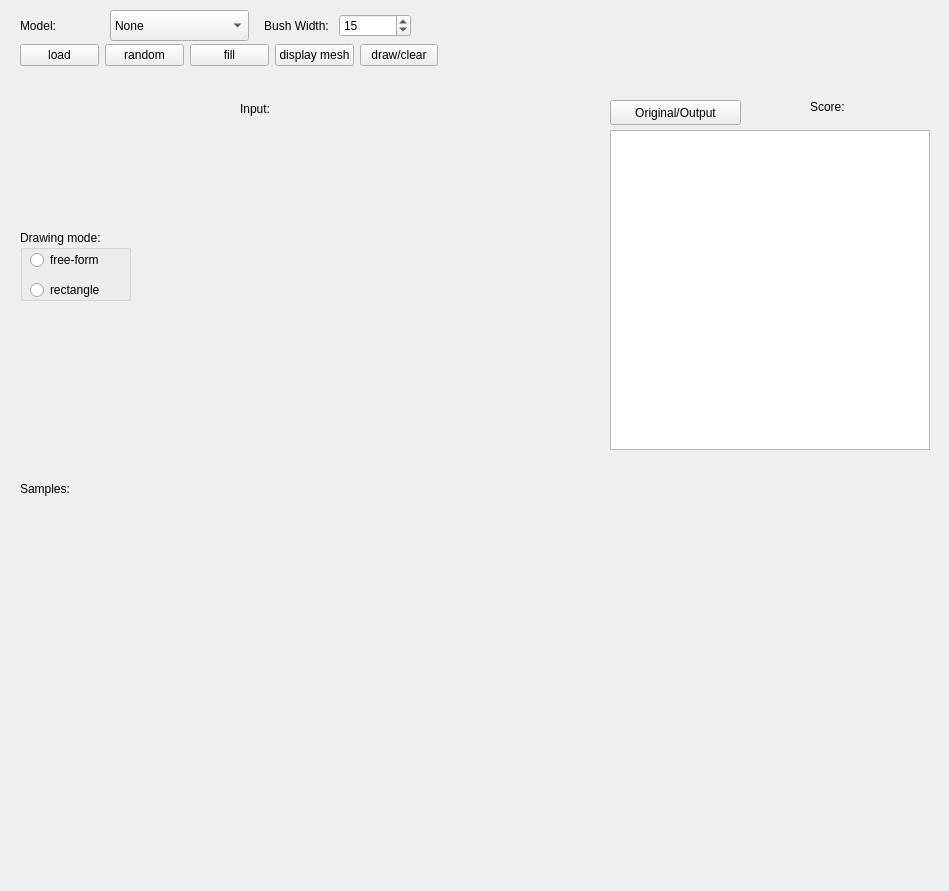
<?xml version="1.0" encoding="UTF-8"?>
<ui version="4.0">
 <class>Form</class>
 <widget class="QWidget" name="Form">
  <property name="geometry">
   <rect>
    <x>0</x>
    <y>0</y>
    <width>949</width>
    <height>891</height>
   </rect>
  </property>
  <property name="windowTitle">
   <string>Form</string>
  </property>
  <widget class="QGraphicsView" name="graphicsView_2">
   <property name="geometry">
    <rect>
     <x>610</x>
     <y>130</y>
     <width>320</width>
     <height>320</height>
    </rect>
   </property>
  </widget>
  <widget class="QLabel" name="label_4">
   <property name="geometry">
    <rect>
     <x>240</x>
     <y>100</y>
     <width>67</width>
     <height>17</height>
    </rect>
   </property>
   <property name="text">
    <string>Input:</string>
   </property>
  </widget>
  <widget class="QWidget" name="layoutWidget">
   <property name="geometry">
    <rect>
     <x>20</x>
     <y>10</y>
     <width>229</width>
     <height>31</height>
    </rect>
   </property>
   <layout class="QHBoxLayout" name="horizontalLayout">
    <item>
     <widget class="QLabel" name="label_3">
      <property name="text">
       <string>Model:</string>
      </property>
     </widget>
    </item>
    <item>
     <widget class="QComboBox" name="comboBox">
      <property name="sizePolicy">
       <sizepolicy hsizetype="Preferred" vsizetype="Preferred">
        <horstretch>0</horstretch>
        <verstretch>0</verstretch>
       </sizepolicy>
      </property>
      <item>
       <property name="text">
        <string>None</string>
       </property>
      </item>
      <item>
       <property name="text">
        <string>cape_1</string>
       </property>
      </item>
      <item>
       <property name="text">
        <string>CelebA-HQ-center</string>
       </property>
      </item>
      <item>
       <property name="text">
        <string>Paris-center</string>
       </property>
      </item>
      <item>
       <property name="text">
        <string>ImageNet-center</string>
       </property>
      </item>
      <item>
       <property name="text">
        <string>Places2-center</string>
       </property>
      </item>
      <item>
       <property name="text">
        <string>CelebA-HQ-random</string>
       </property>
      </item>
      <item>
       <property name="text">
        <string>Paris-random</string>
       </property>
      </item>
      <item>
       <property name="text">
        <string>ImageNet-random</string>
       </property>
      </item>
      <item>
       <property name="text">
        <string>Places2-random</string>
       </property>
      </item>
     </widget>
    </item>
   </layout>
  </widget>
  <widget class="QWidget" name="layoutWidget">
   <property name="geometry">
    <rect>
     <x>260</x>
     <y>10</y>
     <width>151</width>
     <height>31</height>
    </rect>
   </property>
   <layout class="QHBoxLayout" name="horizontalLayout_2">
    <item>
     <widget class="QLabel" name="label_2">
      <property name="text">
       <string>Bush Width:</string>
      </property>
      <property name="alignment">
       <set>Qt::AlignCenter</set>
      </property>
     </widget>
    </item>
    <item>
     <widget class="QSpinBox" name="spinBox">
      <property name="minimum">
       <number>3</number>
      </property>
      <property name="maximum">
       <number>40</number>
      </property>
      <property name="singleStep">
       <number>2</number>
      </property>
      <property name="value">
       <number>15</number>
      </property>
     </widget>
    </item>
   </layout>
  </widget>
  <widget class="QStackedWidget" name="stackedWidget">
   <property name="geometry">
    <rect>
     <x>240</x>
     <y>130</y>
     <width>320</width>
     <height>320</height>
    </rect>
   </property>
   <property name="currentIndex">
    <number>1</number>
   </property>
   <widget class="QWidget" name="page_3"/>
   <widget class="QWidget" name="page_4"/>
  </widget>
  <widget class="QGroupBox" name="groupBox">
   <property name="geometry">
    <rect>
     <x>20</x>
     <y>230</y>
     <width>111</width>
     <height>71</height>
    </rect>
   </property>
   <property name="title">
    <string>Drawing mode:</string>
   </property>
   <widget class="QRadioButton" name="radioButton">
    <property name="geometry">
     <rect>
      <x>10</x>
      <y>20</y>
      <width>91</width>
      <height>20</height>
     </rect>
    </property>
    <property name="text">
     <string>free-form</string>
    </property>
   </widget>
   <widget class="QRadioButton" name="radioButton_2">
    <property name="geometry">
     <rect>
      <x>10</x>
      <y>50</y>
      <width>91</width>
      <height>20</height>
     </rect>
    </property>
    <property name="text">
     <string>rectangle</string>
    </property>
   </widget>
  </widget>
  <widget class="QPushButton" name="pushButton_6">
   <property name="geometry">
    <rect>
     <x>610</x>
     <y>100</y>
     <width>131</width>
     <height>25</height>
    </rect>
   </property>
   <property name="text">
    <string>Original/Output</string>
   </property>
  </widget>
  <widget class="QWidget" name="formLayoutWidget">
   <property name="geometry">
    <rect>
     <x>810</x>
     <y>100</y>
     <width>121</width>
     <height>21</height>
    </rect>
   </property>
   <layout class="QFormLayout" name="formLayout">
    <item row="0" column="0">
     <widget class="QLabel" name="label_5">
      <property name="text">
       <string>&lt;html&gt;&lt;head/&gt;&lt;body&gt;&lt;p&gt;Score:&lt;/p&gt;&lt;/body&gt;&lt;/html&gt;</string>
      </property>
     </widget>
    </item>
    <item row="0" column="1">
     <widget class="QLabel" name="label_6">
      <property name="text">
       <string/>
      </property>
      <property name="scaledContents">
       <bool>true</bool>
      </property>
     </widget>
    </item>
   </layout>
  </widget>
  <widget class="QSplitter" name="splitter">
   <property name="geometry">
    <rect>
     <x>790</x>
     <y>100</y>
     <width>134</width>
     <height>17</height>
    </rect>
   </property>
   <property name="orientation">
    <enum>Qt::Horizontal</enum>
   </property>
  </widget>
  <widget class="QLabel" name="label_7">
   <property name="geometry">
    <rect>
     <x>20</x>
     <y>480</y>
     <width>67</width>
     <height>17</height>
    </rect>
   </property>
   <property name="text">
    <string>Samples:</string>
   </property>
  </widget>
  <widget class="QWidget" name="horizontalLayoutWidget">
   <property name="geometry">
    <rect>
     <x>20</x>
     <y>40</y>
     <width>418</width>
     <height>31</height>
    </rect>
   </property>
   <layout class="QHBoxLayout" name="horizontalLayout_3">
    <item>
     <widget class="QPushButton" name="pushButton">
      <property name="text">
       <string>load</string>
      </property>
     </widget>
    </item>
    <item>
     <widget class="QPushButton" name="pushButton_2">
      <property name="text">
       <string>random</string>
      </property>
     </widget>
    </item>
    <item>
     <widget class="QPushButton" name="pushButton_3">
      <property name="text">
       <string>fill</string>
      </property>
     </widget>
    </item>
    <item>
     <widget class="QPushButton" name="pushButton_4">
      <property name="text">
       <string>display mesh</string>
      </property>
     </widget>
    </item>
    <item>
     <widget class="QPushButton" name="pushButton_5">
      <property name="text">
       <string>draw/clear</string>
      </property>
     </widget>
    </item>
   </layout>
  </widget>
  <widget class="QWidget" name="gridLayoutWidget">
   <property name="geometry">
    <rect>
     <x>20</x>
     <y>520</y>
     <width>911</width>
     <height>361</height>
    </rect>
   </property>
   <layout class="QGridLayout" name="gridLayout">
    <property name="sizeConstraint">
     <enum>QLayout::SetDefaultConstraint</enum>
    </property>
    <item row="1" column="1">
     <widget class="QLabel" name="sample_1">
      <property name="text">
       <string/>
      </property>
     </widget>
    </item>
    <item row="1" column="2">
     <widget class="QLabel" name="sample_2">
      <property name="text">
       <string/>
      </property>
     </widget>
    </item>
    <item row="2" column="3">
     <widget class="QLabel" name="sample_8">
      <property name="text">
       <string/>
      </property>
     </widget>
    </item>
    <item row="1" column="3">
     <widget class="QLabel" name="sample_3">
      <property name="text">
       <string/>
      </property>
     </widget>
    </item>
    <item row="1" column="4">
     <widget class="QLabel" name="sample_4">
      <property name="text">
       <string/>
      </property>
     </widget>
    </item>
    <item row="2" column="4">
     <widget class="QLabel" name="sample_9">
      <property name="text">
       <string/>
      </property>
     </widget>
    </item>
    <item row="1" column="0">
     <widget class="QLabel" name="sample_0">
      <property name="text">
       <string/>
      </property>
     </widget>
    </item>
    <item row="2" column="2">
     <widget class="QLabel" name="sample_7">
      <property name="text">
       <string/>
      </property>
     </widget>
    </item>
    <item row="2" column="1">
     <widget class="QLabel" name="sample_6">
      <property name="text">
       <string/>
      </property>
     </widget>
    </item>
    <item row="2" column="0">
     <widget class="QLabel" name="sample_5">
      <property name="text">
       <string/>
      </property>
     </widget>
    </item>
   </layout>
  </widget>
 </widget>
 <resources/>
 <connections/>
</ui>
